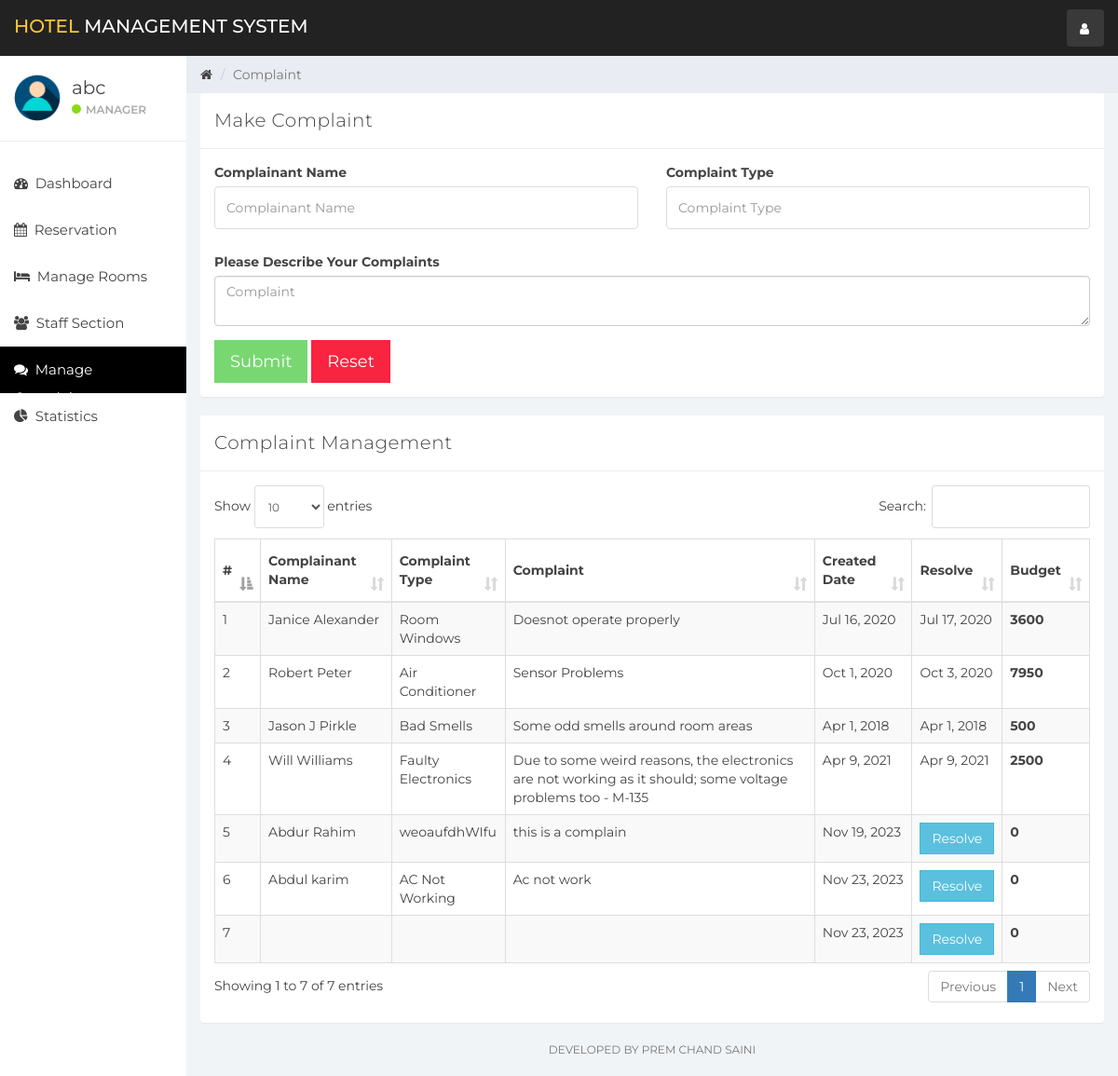
The page /HotelMS-PHP/index.php?complain (signed in) on the database its author committed.
### tables this page shows
CREATE TABLE `user` (
  `id` int(11) NOT NULL,
  `name` varchar(100) NOT NULL,
  `username` varchar(15) NOT NULL,
  `email` varchar(100) NOT NULL,
  `password` varchar(100) NOT NULL,
  `created_at` timestamp NOT NULL DEFAULT current_timestamp()
);

CREATE TABLE `complaint` (
  `id` int(11) NOT NULL,
  `complainant_name` varchar(100) NOT NULL,
  `email` varchar(50) NOT NULL,
  `phone_number` int(15) NOT NULL,
  `complaint_type` varchar(100) NOT NULL,
  `complaint` varchar(200) NOT NULL,
  `created_at` timestamp NOT NULL DEFAULT current_timestamp(),
  `resolve_status` tinyint(1) NOT NULL,
  `resolve_date` timestamp NULL DEFAULT current_timestamp() ON UPDATE current_timestamp(),
  `budget` int(11) DEFAULT NULL
);

### HotelMS-PHP/complain.php (the view, shortened to what this page needs)
<div class="col-sm-9 col-sm-offset-3 col-lg-10 col-lg-offset-2 main">
    <div class="row">
        <ol class="breadcrumb">
            <li><a href="#">
                    <em class="fa fa-home"></em>
                </a></li>
            <li class="active">Complaint</li>
        </ol>
    </div>
    <div class="row">
        <div class="col-lg-12">
            <div class="panel panel-default">
                <div class="panel-heading">Make Complaint</div>
                <div class="panel-body">
                    <form role="form"  data-toggle="validator" method="post" action="ajax.php">
                        <div class="row">
                            <div class="form-group col-lg-6">
                                <label>Complainant Name</label>
                                <input type="text" class="form-control" placeholder="Complainant Name" name="complainant_name" required>
                            </div>
                            <div class="form-group col-lg-6">
                                <label>Complaint Type</label>
                                <input type="text" class="form-control" placeholder="Complaint Type" name="complaint_type" required>
                            </div>
                            <div class="form-group col-lg-12">
                                <label>Please Describe Your Complaints</label>
                                <textarea class="form-control" name="complaint" placeholder="Complaint" required></textarea>
                            </div>
                        </div>
                        <button type="submit" class="btn btn-lg btn-success" name="createComplaint" style="border-radius:0%">Submit</button>
                        <button type="reset" class="btn btn-lg btn-danger" style="border-radius:0%">Reset</button>
                    </form>
                </div>
            </div>
        </div>
    </div>
    <div class="row">
        <div class="col-lg-12">
            <div class="panel panel-default">
                <div class="panel-heading">Complaint Management</div>
                <div class="panel-body">
                    <table class="table table-striped table-bordered table-responsive" cellspacing="0" width="100%" id="rooms">
                        <thead>
                        <tr>
                            <th>#</th>
                            <th>Complainant Name</th>
                            <th>Complaint Type</th>
                            <th>Complaint</th>
                            <th>Created Date</th>
                            <th>Resolve</th>
                            <th>Budget</th>
                        </tr>
                        </thead>
                        <tbody>
                        <?php
                        $complaint_query = "SELECT * FROM complaint";
                        $complaint_result = mysqli_query($connection, $complaint_query);
                        if (mysqli_num_rows($complaint_result) > 0) {
                            $num = 0;
                            while ($complaint = mysqli_fetch_assoc($complaint_result)) {
                                $num++
                                ?>
                                <tr>
                                    <td><?php echo $num ?></td>
                                    <td><?php echo $complaint['complainant_name'] ?></td>
                                    <td><?php echo $complaint['complaint_type'] ?></td>
                                    <td><?php echo $complaint['complaint'] ?></td>
                                    <td><?php echo date('M j, Y',strtotime($complaint['created_at'])) ?></td>
                                    <td>
                                        <?php if(!$complaint['resolve_status']){
                                            echo '<button class="btn btn-info" data-toggle="modal" style="border-radius:0%" data-target="#complaintModal" data-id="' . $complaint['id'] . '" id="complaint">Resolve</a>';
                                        } else{
                                            echo date('M j, Y',strtotime($complaint['resolve_date']));
                                        }
                                        ?>
                                    </td>
                                    <th><?php echo $complaint['budget'] ?></th>
                                </tr>
                            <?php }
                        } else {
                            echo "No Rooms";
                        }
                        ?>
                        </tbody>
                    </table>
                </div>
            </div>
        </div>
    </div>
    <div class="row">
        <div class="col-sm-12">
        <p class="back-link">Developed By Prem Chand Saini</p>
        </div>
    </div>
</div>

### HotelMS-PHP/sidebar.php (shortened to what this page needs)
<div id="sidebar-collapse" class="col-sm-3 col-lg-2 sidebar">
    <div class="profile-sidebar">
        <div class="profile-userpic">
            <img src="img/user.png" class="img-responsive" alt="">
        </div>
        <div class="profile-usertitle">
            <div class="profile-usertitle-name"><?php echo $user['name'];?></div>
            <div class="profile-usertitle-status"><span class="indicator label-success"></span>Manager</div>
        </div>
    </div>
    <ul class="nav menu">
    <?php
        if (isset($_GET['dashboard'])){ ?>
            <li class="active">
                <a href="index.php?dashboard"><em class="fa fa-dashboard">&nbsp;</em>
                    Dashboard
                </a>
            </li>
        <?php } else{?>
            <li>
                <a href="index.php?dashboard"><em class="fa fa-dashboard">&nbsp;</em>
                    Dashboard
                </a>
            </li>
        <?php }
        if (isset($_GET['reservation'])){ ?>
            <li class="active">
            <a href="index.php?reservation"><em class="fa fa-calendar">&nbsp;</em>
                    Reservation
                </a>
            </li>
        <?php } else{?>
            <li>
            <a href="index.php?reservation"><em class="fa fa-calendar">&nbsp;</em>
                    Reservation
                </a>
            </li>
        <?php }
        if (isset($_GET['room_mang'])){ ?>
            <li class="active">
                <a href="index.php?room_mang"><em class="fa fa-bed">&nbsp;</em>
                    Manage Rooms
                </a>
            </li>
        <?php } else{?>
            <li>
            <a href="index.php?room_mang"><em class="fa fa-bed">&nbsp;</em>
                    Manage Rooms
                </a>
            </li>
        <?php }
        if (isset($_GET['staff_mang'])){ ?>
            <li class="active">
                <a href="index.php?staff_mang"><em class="fa fa-users">&nbsp;</em>
                    Staff Section
                </a>
            </li>
        <?php } else{?>
            <li>
                <a href="index.php?staff_mang"><em class="fa fa-users">&nbsp;</em>
                    Staff Section
                </a>
            </li>
        <?php }
        if (isset($_GET['complain'])){ ?>
            <li class="active">
                <a href="index.php?complain"><em class="fa fa-comments">&nbsp;</em>
                    Manage Complaints
                </a>
            </li>
        <?php }
        ?>
        <?php
        if (isset($_GET['statistics'])){ ?>
            <li class="active">
                <a href="index.php?statistics"><em class="fa fa-pie-chart">&nbsp;</em>
                    Statistics
                </a>
            </li>
        <?php } else{?>
        <li>
            <a href="index.php?statistics"><em class="fa fa-pie-chart">&nbsp;</em>
                Statistics
            </a>
        </li>
<?php }?>
    </ul>
</div>

### HotelMS-PHP/css/styles.css (style rules this page uses)
body { background: #f1f4f7; padding-top: 60px; font-size: 14px; color: #444444; font-family: "Montserrat", "Helvetica Neue", Helvetica, Arial, sans-serif; }
p { color: #777; }
a, a:hover, a:focus { color: #444444; }
input.form-control { border: 1px solid #ddd; box-shadow: none; height: 46px; }
.btn-success, .btn-success:hover, .btn-success:focus, .btn-success:active, .btn-success.active, .open > .dropdown-toggle.btn-success, .btn-success.disabled, .btn-success[disabled], fieldset[disabled] .btn-success, .btn-success.disabled:hover, .btn-success[disabled]:hover, fieldset[disabled] .btn-success:hover, .btn-success.disabled:focus, .btn-success[disabled]:focus, fieldset[disabled] .btn-success:focus, .btn-success.disabled:active, .btn-success[disabled]:active, fieldset[disabled] .btn-success:active, .btn-success.disabled.active, .btn-success[disabled].active, fieldset[disabled] .btn-success.active { background-color: #32c328; border-color: #32c328; }
.btn-danger, .btn-danger:hover, .btn-danger:focus, .btn-danger:active, .btn-danger.active, .open > .dropdown-toggle.btn-danger, .btn-danger.disabled, .btn-danger[disabled], fieldset[disabled] .btn-danger, .btn-danger.disabled:hover, .btn-danger[disabled]:hover, fieldset[disabled] .btn-danger:hover, .btn-danger.disabled:focus, .btn-danger[disabled]:focus, fieldset[disabled] .btn-danger:focus, .btn-danger.disabled:active, .btn-danger[disabled]:active, fieldset[disabled] .btn-danger:active, .btn-danger.disabled.active, .btn-danger[disabled].active, fieldset[disabled] .btn-danger.active { background-color: #f9243f; border-color: #f9243f; }
.label-success { background-color: #8ad919; }
.panel { border: 0; }
.panel-heading { font-size: 20px; font-weight: 300; letter-spacing: 0.025em; height: 60px; line-height: 38px; }
.panel-default .panel-heading { background: #fff; border-bottom: 1px solid #e9ecf2; color: #444444; }
.sidebar { display: block; padding: 0; display: none; box-shadow: none; background: #fff; }
.sidebar ul { margin: 20px 0px; }
@media (min-width: 768px) { .sidebar { display: block; position: fixed; top: 60px; bottom: 0; left: 0; z-index: 1000; display: block; margin: 0; padding: 0; overflow-x: hidden; overflow-y: auto; } }
.sidebar ul.nav .active a, .sidebar ul.nav li.parent a.active, .sidebar ul.nav .active > a:hover, .sidebar ul.nav li.parent a.active:hover, .sidebar ul.nav .active > a:focus, .sidebar ul.nav li.parent a.active:focus { color: #fff; background-color: #000000; }
.sidebar ul.nav li a { height: 50px; font-size: 15px; line-height: 2em; color: #444444; }
.profile-sidebar { padding: 10px 0; border-bottom: 1px solid #e9ecf2; }
.indicator { width: 10px; height: 10px; display: inline-block; border-radius: 9999px; margin-right: 5px; }
.profile-userpic img { float: left; margin: 10px 0px 0px 15px; width: 50px; height: 50px; border-radius: 9999px !important; }
.profile-usertitle { float: left; text-align: left; margin: 10px 0 0 12px; }
.profile-usertitle-name { font-size: 20px; margin-bottom: 0px; }
.profile-usertitle-status { text-transform: uppercase; color: #aaa; font-size: 12px; font-weight: 600; margin-bottom: 15px; }
.breadcrumb { border-radius: 0; padding: 10px 15px 10px 15px; background: #e9ecf2; margin: 0; }
.table { background: #fff; }
.table > thead > tr > th { border-bottom: 1px solid #e6e7e8; vertical-align: middle; height: 50px; }
p.back-link { text-align: center; margin-bottom: 20px; font-size: 12px; text-transform: uppercase; }

### rows shown on the page
user: name "abc"
complaint: complainant_name "Janice Alexander", complaint_type "Room Windows", complaint "Doesnot operate properly", created_at "Jul 16, 2020", resolve_date "Jul 17, 2020", budget "3600"
complaint: complainant_name "Robert Peter", complaint_type "Air Conditioner", complaint "Sensor Problems", created_at "Oct 1, 2020", resolve_date "Oct 3, 2020", budget "7950"
complaint: complainant_name "Jason J Pirkle", complaint_type "Bad Smells", complaint "Some odd smells around room areas", created_at "Apr 1, 2018", resolve_date "Apr 1, 2018", budget "500"
complaint: complainant_name "Will Williams", complaint_type "Faulty Electronics", complaint "Due to some weird reasons, the electronics are not working as it should; some voltage problems too - M-135", created_at "Apr 9, 2021", resolve_date "Apr 9, 2021", budget "2500"
complaint: complainant_name "Abdur Rahim", complaint_type "weoaufdhWIfu", complaint "this is a complain", created_at "Nov 19, 2023", budget "0"
complaint: complainant_name "Abdul karim", complaint_type "AC Not Working", complaint "Ac not work", created_at "Nov 23, 2023", budget "0"
complaint: created_at "Nov 23, 2023", budget "0"
